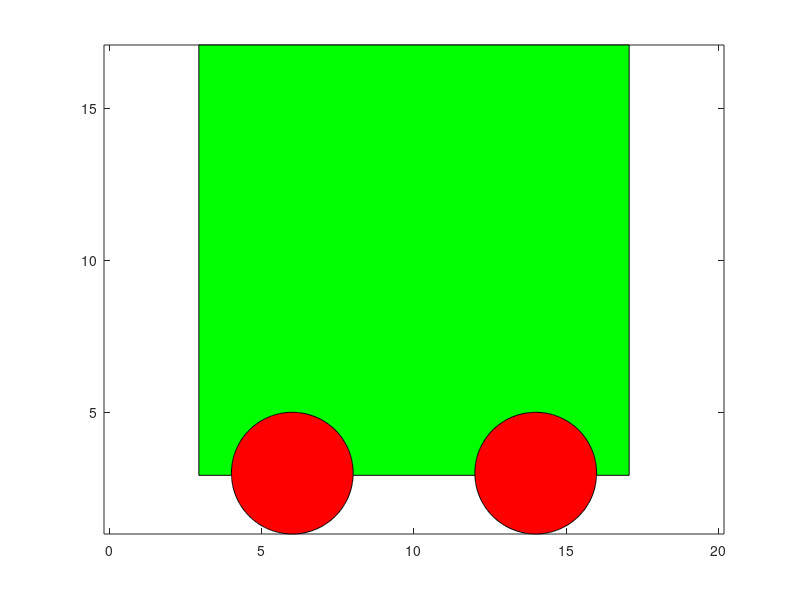

MATLAB code for this plot:
% box
theta=45:90:360;
r=10;
xc=10;
yc=10;
x=xc+r*cosd(theta);
y=yc+r*sind(theta);
fill(x,y,'g');
axis equal
hold on
% circle
theta=0:360;
r=2;
xc=6;
yc=3;
x=xc+r*cosd(theta);
y=yc+r*sind(theta);
fill(x,y,'r');
% circle 2
theta=0:360;
r=2;
xc=14;
yc=3;
x=xc+r*cosd(theta);
y=yc+r*sind(theta);
fill(x,y,'r');






